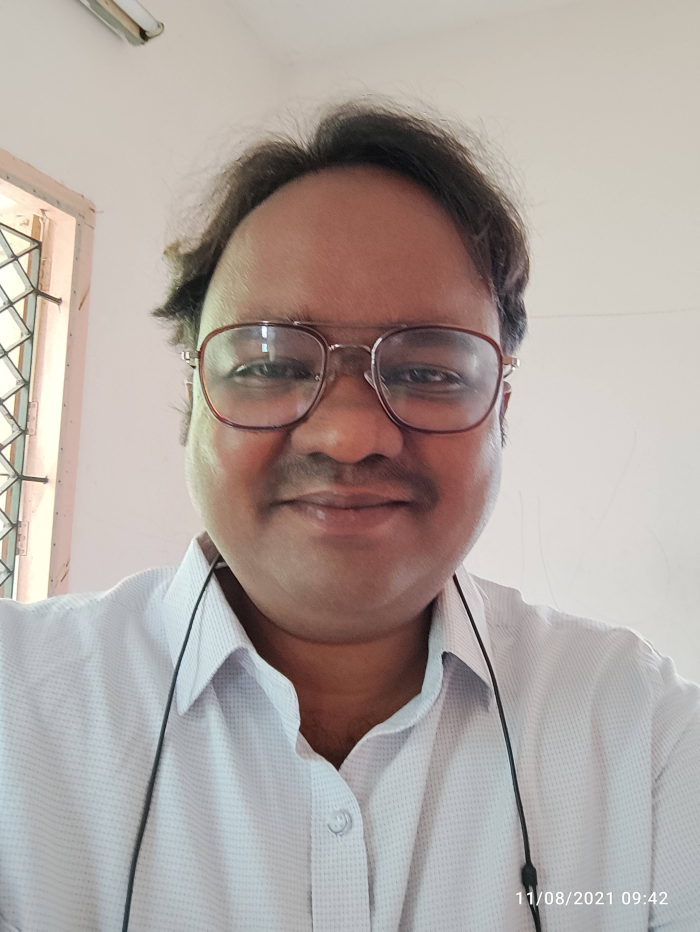
#> input picture Project_1 Resize_image (OpenCV)/Vamsi1.jpg, 3496 x 4656 px (shown at 1/5 size)
$ python Resize_image.py
#> lines starting #> are read from the running program, lines starting #| are printed output that depends on the picture
import cv2
import imutils
img = cv2.imread("Vamsi1.jpg")
#> img is the input picture: shape (4656, 3496, 3); mean B, G, R 160.7, 165.7, 175.7
img_resized = imutils.resize(img,width=20,height=20)
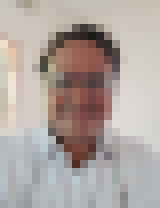
#> img_resized: shape (26, 20, 3) (shown 8 times larger); mean B, G, R 160.7, 165.6, 175.7
cv2.imwrite("Vamsi1_modified.jpg",img_resized)

$ run again, with Project_1 Resize_image (OpenCV)/Vamsi2.jpg copied over Project_1 Resize_image (OpenCV)/Vamsi1.jpg
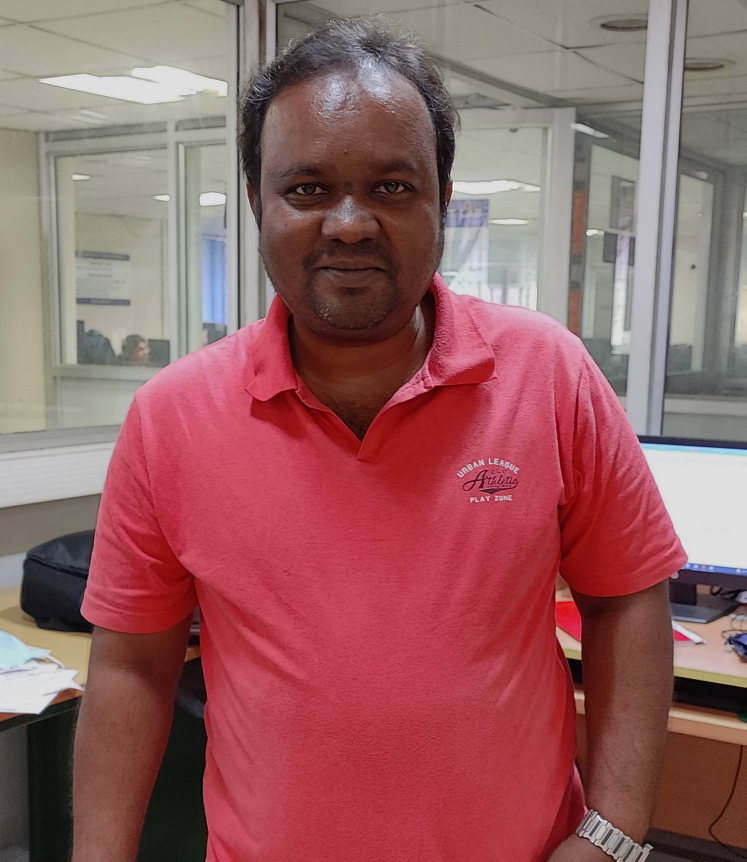
#> input picture Project_1 Resize_image (OpenCV)/Vamsi2.jpg, 2985 x 3445 px (shown at 1/4 size)
#> img is the input picture: shape (3445, 2985, 3); mean B, G, R 98.1, 96.6, 149
#> `img_resized = imutils.resize(img,width=20,height=20)`:
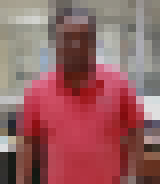
#> img_resized: shape (23, 20, 3) (shown 8 times larger); mean B, G, R 98.1, 96.6, 149

$ run again, with Project_1 Resize_image (OpenCV)/Vamsi3.jpg copied over Project_1 Resize_image (OpenCV)/Vamsi1.jpg
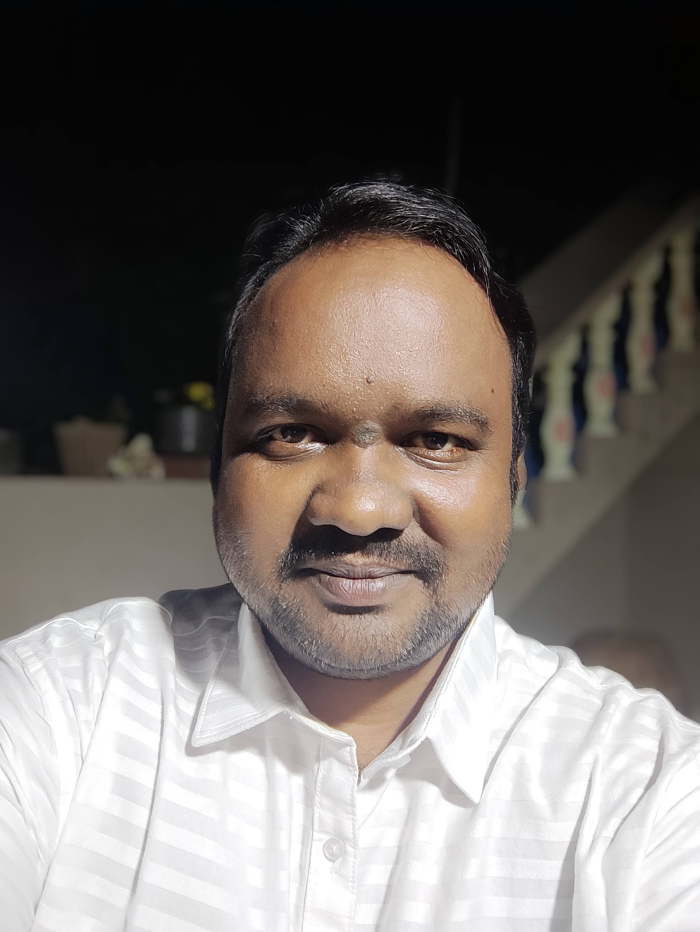
#> input picture Project_1 Resize_image (OpenCV)/Vamsi3.jpg, 3496 x 4656 px (shown at 1/5 size)
#> img is the input picture: shape (4656, 3496, 3); mean B, G, R 104.9, 108.8, 114.9
#> `img_resized = imutils.resize(img,width=20,height=20)`:
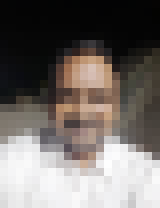
#> img_resized: shape (26, 20, 3) (shown 8 times larger); mean B, G, R 104.9, 108.8, 114.9
